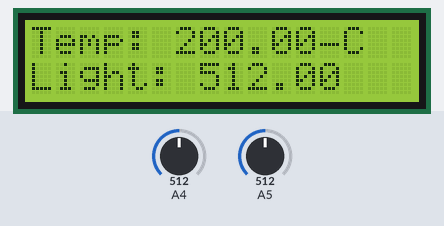
Bench run of a sketch on a simulated Arduino Uno, built with avr-gcc and run on an emulated ATmega328P. Shown: 16×2 character LCD. The test bench sets the inputs (shaded band); at power-on: A4 = 512, A5 = 512.

Above: at 1.2 s.
1.3 s: A4 set to 716
At 2.5 s:
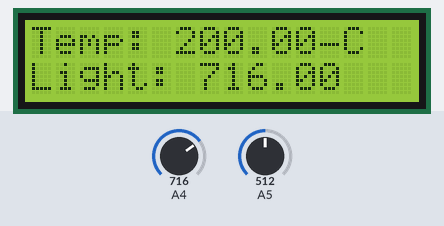
2.8 s: A5 set to 716
At 3.6 s:
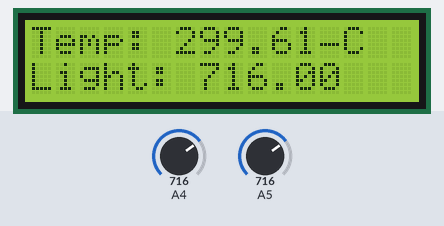
4.3 s: A4 set to 900
At 4.9 s:
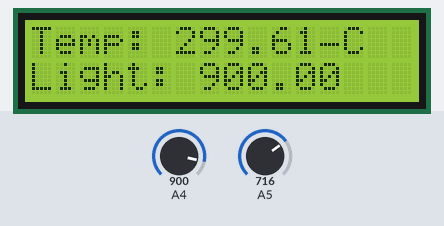
5.8 s: A5 set to 900
At 7.0 s:
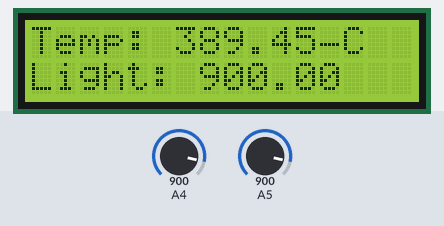
7.3 s: A4 set to 1023
At 8.3 s:
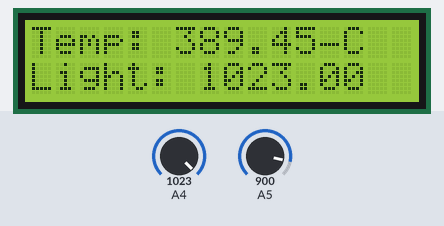
8.8 s: A5 set to 1023
At 9.5 s:
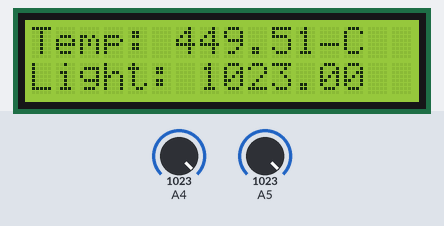
Timing chart, 0 to 11.3 s (numbered marks = the images above; inputs shaded):
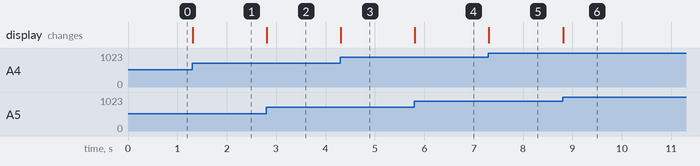

The sketch:

LCDInterface.ino
```cpp
#include <LiquidCrystal.h>

//https://www.arduino.cc/en/Reference/LiquidCrystalConstructor
LiquidCrystal lcd(2, 3, 8, 9, 10, 11);

float old_temperature = 0, old_light = 0, light = 0, temperature = 0, voltage=0;
int value = 0, duration = 0;

void setup()
{
  lcd.begin(16, 2);
}

void loop()
{

  //Convert the sensor measurement to temperature
  value = analogRead(A5);
  voltage = value * 5;
  voltage = voltage / 1024;
  temperature = (voltage - 0.5) * 100;

  //Read LDR input
  light = analogRead(A4);

  if(old_temperature != temperature || old_light != light)
  {
    lcd.clear();
  }

  //display the change in temperature and Light
  lcd.setCursor(0, 0);
  lcd.print("Temp: ");
  lcd.print(temperature);
  lcd.print((char)0xB0);
  lcd.print("C");

  lcd.setCursor(0, 1);
  lcd.print("Light: ");
  lcd.print(light);

  old_temperature = temperature;
  old_light = light;
}
```

Measured:
- after the input at 1.3 s, the display: changes at once (image 1)
- after the input at 2.8 s, the display: changes at once (image 2)
- after the input at 4.3 s, the display: changes at once (image 3)
- after the input at 5.8 s, the display: changes at once (image 4)
- after the input at 7.3 s, the display: changes at once (image 5)
- after the input at 8.8 s, the display: changes at once (image 6)
